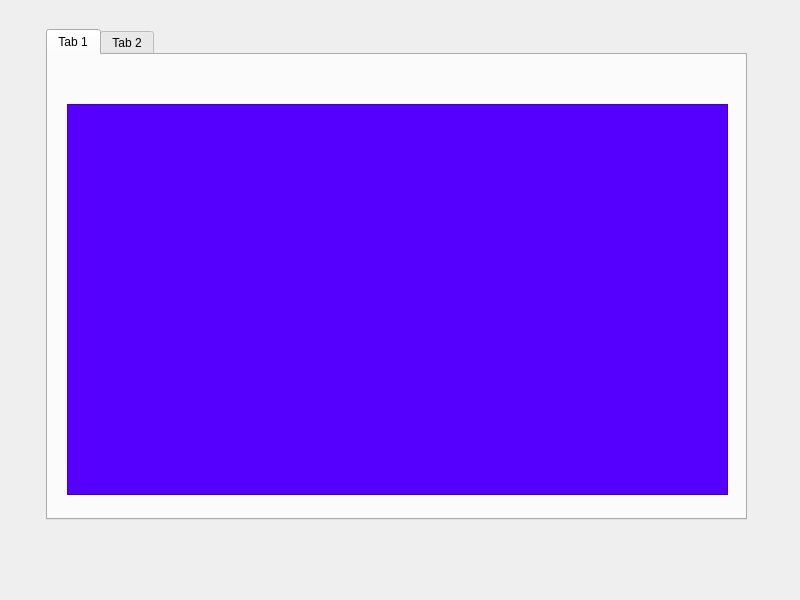
<?xml version="1.0" encoding="UTF-8"?>
<ui version="4.0">
 <class>MainWindow</class>
 <widget class="QMainWindow" name="MainWindow">
  <property name="geometry">
   <rect>
    <x>0</x>
    <y>0</y>
    <width>800</width>
    <height>600</height>
   </rect>
  </property>
  <property name="windowTitle">
   <string>MainWindow</string>
  </property>
  <widget class="QWidget" name="centralwidget">
   <widget class="QTabWidget" name="tabWidget">
    <property name="geometry">
     <rect>
      <x>46</x>
      <y>29</y>
      <width>701</width>
      <height>491</height>
     </rect>
    </property>
    <property name="styleSheet">
     <string notr="true"/>
    </property>
    <property name="currentIndex">
     <number>0</number>
    </property>
    <widget class="QWidget" name="tab">
     <attribute name="title">
      <string>Tab 1</string>
     </attribute>
     <widget class="QFrame" name="frame">
      <property name="geometry">
       <rect>
        <x>19</x>
        <y>49</y>
        <width>661</width>
        <height>391</height>
       </rect>
      </property>
      <property name="styleSheet">
       <string notr="true">background-color: rgb(85, 0, 255);</string>
      </property>
      <property name="frameShape">
       <enum>QFrame::StyledPanel</enum>
      </property>
      <property name="frameShadow">
       <enum>QFrame::Raised</enum>
      </property>
     </widget>
    </widget>
    <widget class="QWidget" name="tab_2">
     <attribute name="title">
      <string>Tab 2</string>
     </attribute>
     <widget class="QFrame" name="frame_2">
      <property name="geometry">
       <rect>
        <x>30</x>
        <y>20</y>
        <width>641</width>
        <height>411</height>
       </rect>
      </property>
      <property name="styleSheet">
       <string notr="true">background-color: rgb(255, 0, 0);</string>
      </property>
      <property name="frameShape">
       <enum>QFrame::StyledPanel</enum>
      </property>
      <property name="frameShadow">
       <enum>QFrame::Raised</enum>
      </property>
     </widget>
    </widget>
   </widget>
  </widget>
 </widget>
 <resources/>
 <connections/>
</ui>
